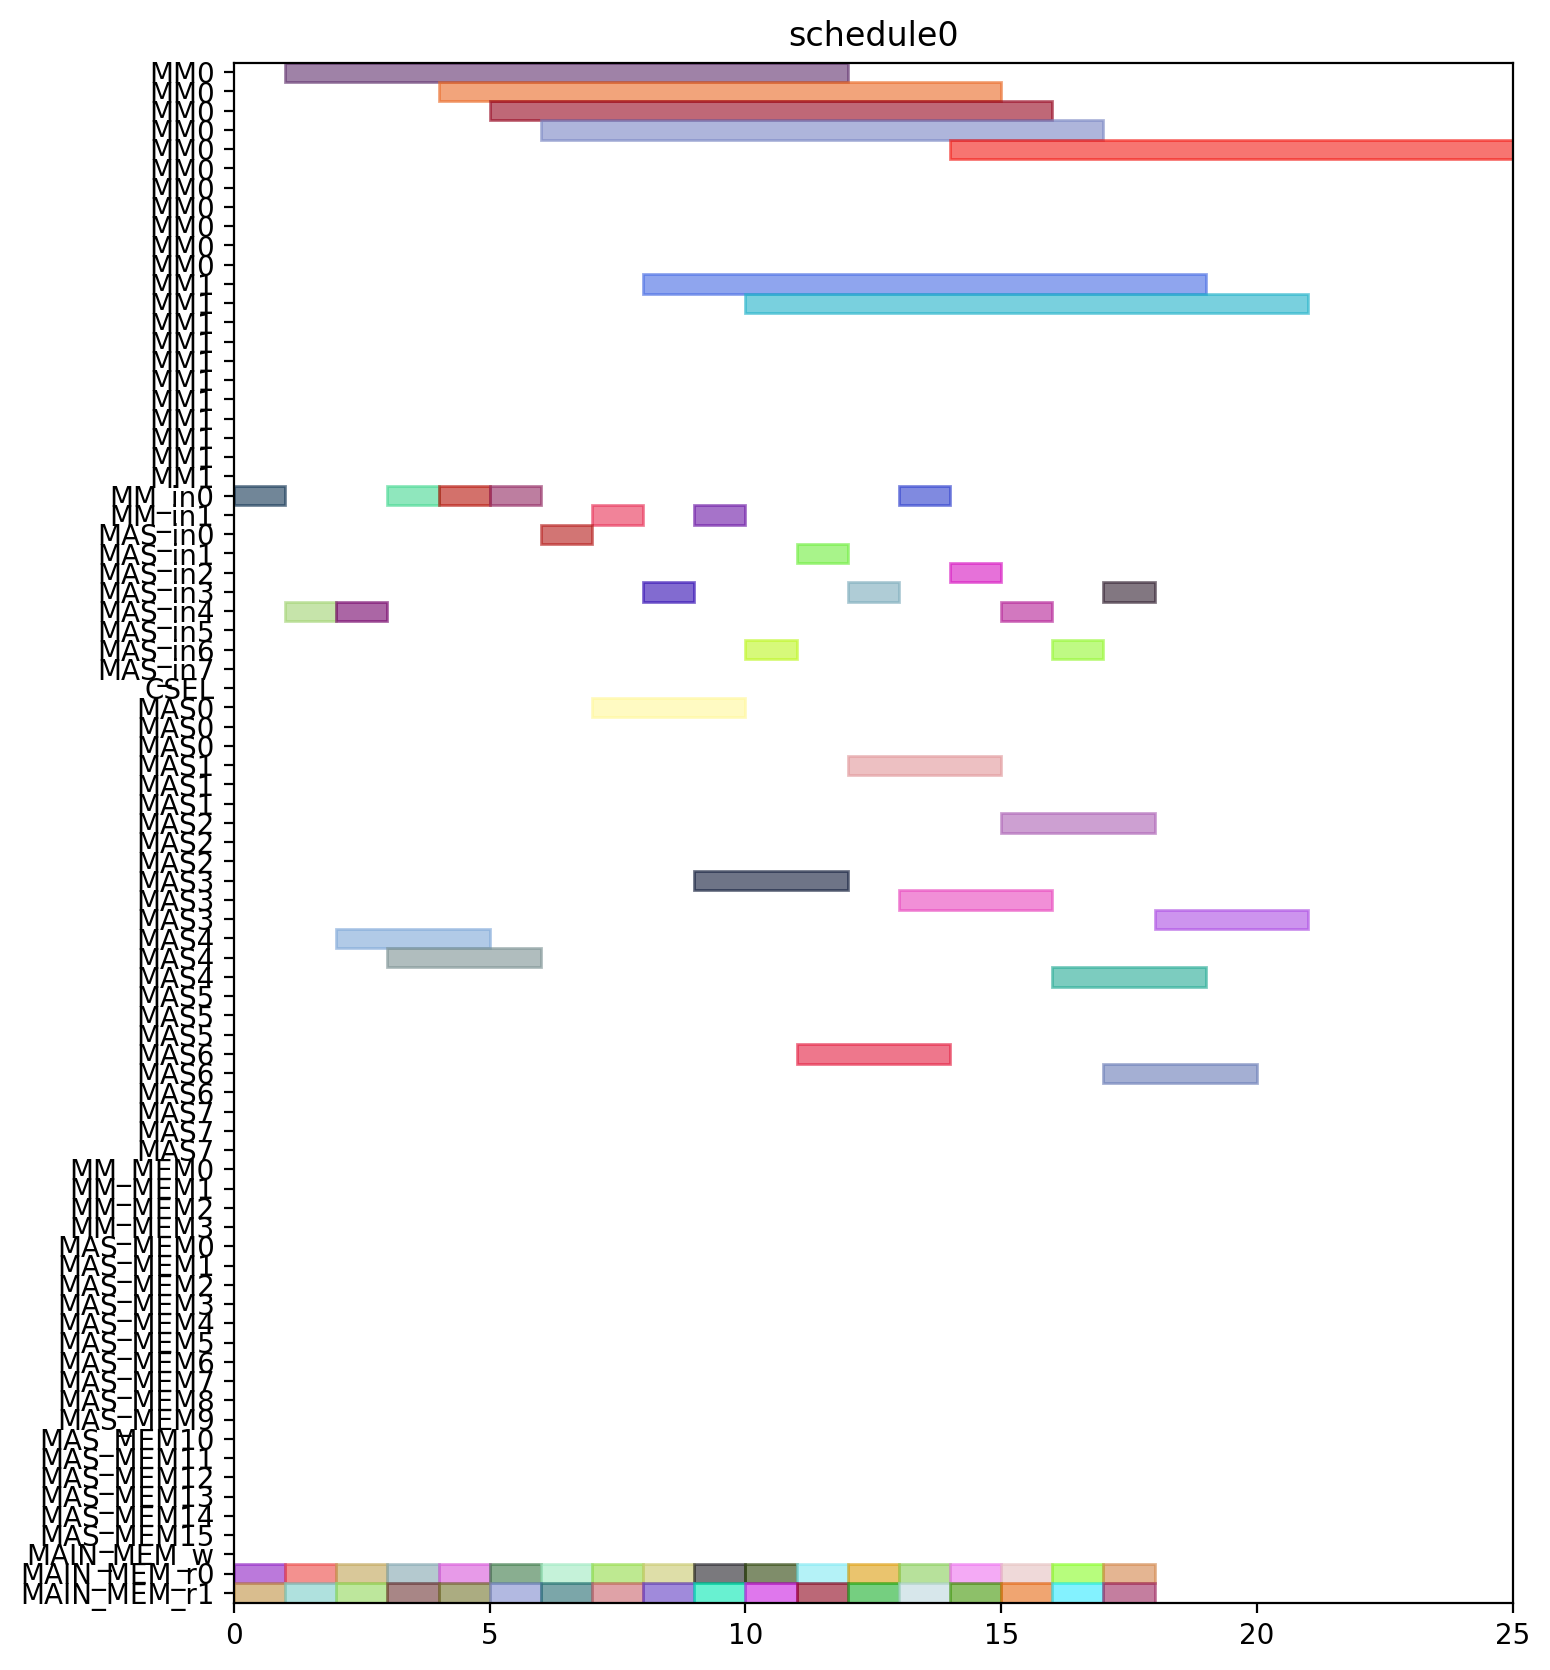

The Python source for this figure:
from pyschedule import Scenario, solvers, plotters, alt


def solve():
	horizon = 120
	S = Scenario("schedule0", horizon=horizon)

	# resource
	MM = S.Resources('MM', num=2, size=11)
	MM_in = S.Resources('MM_in', num=2)
	MAS_in = S.Resources('MAS_in', num=8)
	CSEL = S.Resource('CSEL')
	MAS = S.Resources('MAS', num=8, size=3, periods=range(1, horizon))
	MM_MEM = S.Resources('MM_MEM', num=4)
	MAS_MEM = S.Resources('MAS_MEM', num=16)
	MAIN_MEM_w = S.Resource('MAIN_MEM_w', size=1)
	MAIN_MEM_r = S.Resources('MAIN_MEM_r', num=2)

	# result of previous scheduling

	# new tasks
	t0_t0 = S.Task('t0_t0', length=3, delay_cost=1)
	t0_t0 += alt(MAS)
	t0_t0_in = S.Task('t0_t0_in', length=1, delay_cost=1)
	t0_t0_in += alt(MAS_in)
	S += t0_t0_in*MAS_in[0]<=t0_t0*MAS[0]

	S += t0_t0_in*MAS_in[1]<=t0_t0*MAS[1]

	S += t0_t0_in*MAS_in[2]<=t0_t0*MAS[2]

	S += t0_t0_in*MAS_in[3]<=t0_t0*MAS[3]

	S += t0_t0_in*MAS_in[4]<=t0_t0*MAS[4]

	S += t0_t0_in*MAS_in[5]<=t0_t0*MAS[5]

	S += t0_t0_in*MAS_in[6]<=t0_t0*MAS[6]

	S += t0_t0_in*MAS_in[7]<=t0_t0*MAS[7]

	t0_t0_mem0 = S.Task('t0_t0_mem0', length=1, delay_cost=1)
	t0_t0_mem0 += MAIN_MEM_r[0]
	S += t0_t0_mem0 <= t0_t0

	t0_t0_mem1 = S.Task('t0_t0_mem1', length=1, delay_cost=1)
	t0_t0_mem1 += MAIN_MEM_r[1]
	S += t0_t0_mem1 <= t0_t0

	t0_t1 = S.Task('t0_t1', length=3, delay_cost=1)
	t0_t1 += alt(MAS)
	t0_t1_in = S.Task('t0_t1_in', length=1, delay_cost=1)
	t0_t1_in += alt(MAS_in)
	S += t0_t1_in*MAS_in[0]<=t0_t1*MAS[0]

	S += t0_t1_in*MAS_in[1]<=t0_t1*MAS[1]

	S += t0_t1_in*MAS_in[2]<=t0_t1*MAS[2]

	S += t0_t1_in*MAS_in[3]<=t0_t1*MAS[3]

	S += t0_t1_in*MAS_in[4]<=t0_t1*MAS[4]

	S += t0_t1_in*MAS_in[5]<=t0_t1*MAS[5]

	S += t0_t1_in*MAS_in[6]<=t0_t1*MAS[6]

	S += t0_t1_in*MAS_in[7]<=t0_t1*MAS[7]

	t0_t1_mem0 = S.Task('t0_t1_mem0', length=1, delay_cost=1)
	t0_t1_mem0 += MAIN_MEM_r[0]
	S += t0_t1_mem0 <= t0_t1

	t0_t1_mem1 = S.Task('t0_t1_mem1', length=1, delay_cost=1)
	t0_t1_mem1 += MAIN_MEM_r[1]
	S += t0_t1_mem1 <= t0_t1

	t0_t3 = S.Task('t0_t3', length=11, delay_cost=1)
	t0_t3 += alt(MM)
	t0_t3_in = S.Task('t0_t3_in', length=1, delay_cost=1)
	t0_t3_in += alt(MM_in)
	S += t0_t3_in*MM_in[0]<=t0_t3*MM[0]
	S += t0_t3_in*MM_in[1]<=t0_t3*MM[1]
	t0_t3_mem0 = S.Task('t0_t3_mem0', length=1, delay_cost=1)
	t0_t3_mem0 += MAIN_MEM_r[0]
	S += t0_t3_mem0 <= t0_t3

	t0_t3_mem1 = S.Task('t0_t3_mem1', length=1, delay_cost=1)
	t0_t3_mem1 += MAIN_MEM_r[1]
	S += t0_t3_mem1 <= t0_t3

	t1_t0 = S.Task('t1_t0', length=3, delay_cost=1)
	t1_t0 += alt(MAS)
	t1_t0_in = S.Task('t1_t0_in', length=1, delay_cost=1)
	t1_t0_in += alt(MAS_in)
	S += t1_t0_in*MAS_in[0]<=t1_t0*MAS[0]

	S += t1_t0_in*MAS_in[1]<=t1_t0*MAS[1]

	S += t1_t0_in*MAS_in[2]<=t1_t0*MAS[2]

	S += t1_t0_in*MAS_in[3]<=t1_t0*MAS[3]

	S += t1_t0_in*MAS_in[4]<=t1_t0*MAS[4]

	S += t1_t0_in*MAS_in[5]<=t1_t0*MAS[5]

	S += t1_t0_in*MAS_in[6]<=t1_t0*MAS[6]

	S += t1_t0_in*MAS_in[7]<=t1_t0*MAS[7]

	t1_t0_mem0 = S.Task('t1_t0_mem0', length=1, delay_cost=1)
	t1_t0_mem0 += MAIN_MEM_r[0]
	S += t1_t0_mem0 <= t1_t0

	t1_t0_mem1 = S.Task('t1_t0_mem1', length=1, delay_cost=1)
	t1_t0_mem1 += MAIN_MEM_r[1]
	S += t1_t0_mem1 <= t1_t0

	t1_t1 = S.Task('t1_t1', length=3, delay_cost=1)
	t1_t1 += alt(MAS)
	t1_t1_in = S.Task('t1_t1_in', length=1, delay_cost=1)
	t1_t1_in += alt(MAS_in)
	S += t1_t1_in*MAS_in[0]<=t1_t1*MAS[0]

	S += t1_t1_in*MAS_in[1]<=t1_t1*MAS[1]

	S += t1_t1_in*MAS_in[2]<=t1_t1*MAS[2]

	S += t1_t1_in*MAS_in[3]<=t1_t1*MAS[3]

	S += t1_t1_in*MAS_in[4]<=t1_t1*MAS[4]

	S += t1_t1_in*MAS_in[5]<=t1_t1*MAS[5]

	S += t1_t1_in*MAS_in[6]<=t1_t1*MAS[6]

	S += t1_t1_in*MAS_in[7]<=t1_t1*MAS[7]

	t1_t1_mem0 = S.Task('t1_t1_mem0', length=1, delay_cost=1)
	t1_t1_mem0 += MAIN_MEM_r[0]
	S += t1_t1_mem0 <= t1_t1

	t1_t1_mem1 = S.Task('t1_t1_mem1', length=1, delay_cost=1)
	t1_t1_mem1 += MAIN_MEM_r[1]
	S += t1_t1_mem1 <= t1_t1

	t1_t3 = S.Task('t1_t3', length=11, delay_cost=1)
	t1_t3 += alt(MM)
	t1_t3_in = S.Task('t1_t3_in', length=1, delay_cost=1)
	t1_t3_in += alt(MM_in)
	S += t1_t3_in*MM_in[0]<=t1_t3*MM[0]
	S += t1_t3_in*MM_in[1]<=t1_t3*MM[1]
	t1_t3_mem0 = S.Task('t1_t3_mem0', length=1, delay_cost=1)
	t1_t3_mem0 += MAIN_MEM_r[0]
	S += t1_t3_mem0 <= t1_t3

	t1_t3_mem1 = S.Task('t1_t3_mem1', length=1, delay_cost=1)
	t1_t3_mem1 += MAIN_MEM_r[1]
	S += t1_t3_mem1 <= t1_t3

	t2_t2 = S.Task('t2_t2', length=3, delay_cost=1)
	t2_t2 += alt(MAS)
	t2_t2_in = S.Task('t2_t2_in', length=1, delay_cost=1)
	t2_t2_in += alt(MAS_in)
	S += t2_t2_in*MAS_in[0]<=t2_t2*MAS[0]

	S += t2_t2_in*MAS_in[1]<=t2_t2*MAS[1]

	S += t2_t2_in*MAS_in[2]<=t2_t2*MAS[2]

	S += t2_t2_in*MAS_in[3]<=t2_t2*MAS[3]

	S += t2_t2_in*MAS_in[4]<=t2_t2*MAS[4]

	S += t2_t2_in*MAS_in[5]<=t2_t2*MAS[5]

	S += t2_t2_in*MAS_in[6]<=t2_t2*MAS[6]

	S += t2_t2_in*MAS_in[7]<=t2_t2*MAS[7]

	t2_t2_mem0 = S.Task('t2_t2_mem0', length=1, delay_cost=1)
	t2_t2_mem0 += MAIN_MEM_r[0]
	S += t2_t2_mem0 <= t2_t2

	t2_t2_mem1 = S.Task('t2_t2_mem1', length=1, delay_cost=1)
	t2_t2_mem1 += MAIN_MEM_r[1]
	S += t2_t2_mem1 <= t2_t2

	t5_t0 = S.Task('t5_t0', length=11, delay_cost=1)
	t5_t0 += alt(MM)
	t5_t0_in = S.Task('t5_t0_in', length=1, delay_cost=1)
	t5_t0_in += alt(MM_in)
	S += t5_t0_in*MM_in[0]<=t5_t0*MM[0]
	S += t5_t0_in*MM_in[1]<=t5_t0*MM[1]
	t5_t0_mem0 = S.Task('t5_t0_mem0', length=1, delay_cost=1)
	t5_t0_mem0 += MAIN_MEM_r[0]
	S += t5_t0_mem0 <= t5_t0

	t5_t0_mem1 = S.Task('t5_t0_mem1', length=1, delay_cost=1)
	t5_t0_mem1 += MAIN_MEM_r[1]
	S += t5_t0_mem1 <= t5_t0

	t5_t1 = S.Task('t5_t1', length=11, delay_cost=1)
	t5_t1 += alt(MM)
	t5_t1_in = S.Task('t5_t1_in', length=1, delay_cost=1)
	t5_t1_in += alt(MM_in)
	S += t5_t1_in*MM_in[0]<=t5_t1*MM[0]
	S += t5_t1_in*MM_in[1]<=t5_t1*MM[1]
	t5_t1_mem0 = S.Task('t5_t1_mem0', length=1, delay_cost=1)
	t5_t1_mem0 += MAIN_MEM_r[0]
	S += t5_t1_mem0 <= t5_t1

	t5_t1_mem1 = S.Task('t5_t1_mem1', length=1, delay_cost=1)
	t5_t1_mem1 += MAIN_MEM_r[1]
	S += t5_t1_mem1 <= t5_t1

	t5_t2 = S.Task('t5_t2', length=3, delay_cost=1)
	t5_t2 += alt(MAS)
	t5_t2_in = S.Task('t5_t2_in', length=1, delay_cost=1)
	t5_t2_in += alt(MAS_in)
	S += t5_t2_in*MAS_in[0]<=t5_t2*MAS[0]

	S += t5_t2_in*MAS_in[1]<=t5_t2*MAS[1]

	S += t5_t2_in*MAS_in[2]<=t5_t2*MAS[2]

	S += t5_t2_in*MAS_in[3]<=t5_t2*MAS[3]

	S += t5_t2_in*MAS_in[4]<=t5_t2*MAS[4]

	S += t5_t2_in*MAS_in[5]<=t5_t2*MAS[5]

	S += t5_t2_in*MAS_in[6]<=t5_t2*MAS[6]

	S += t5_t2_in*MAS_in[7]<=t5_t2*MAS[7]

	t5_t2_mem0 = S.Task('t5_t2_mem0', length=1, delay_cost=1)
	t5_t2_mem0 += MAIN_MEM_r[0]
	S += t5_t2_mem0 <= t5_t2

	t5_t2_mem1 = S.Task('t5_t2_mem1', length=1, delay_cost=1)
	t5_t2_mem1 += MAIN_MEM_r[1]
	S += t5_t2_mem1 <= t5_t2

	t5_t3 = S.Task('t5_t3', length=3, delay_cost=1)
	t5_t3 += alt(MAS)
	t5_t3_in = S.Task('t5_t3_in', length=1, delay_cost=1)
	t5_t3_in += alt(MAS_in)
	S += t5_t3_in*MAS_in[0]<=t5_t3*MAS[0]

	S += t5_t3_in*MAS_in[1]<=t5_t3*MAS[1]

	S += t5_t3_in*MAS_in[2]<=t5_t3*MAS[2]

	S += t5_t3_in*MAS_in[3]<=t5_t3*MAS[3]

	S += t5_t3_in*MAS_in[4]<=t5_t3*MAS[4]

	S += t5_t3_in*MAS_in[5]<=t5_t3*MAS[5]

	S += t5_t3_in*MAS_in[6]<=t5_t3*MAS[6]

	S += t5_t3_in*MAS_in[7]<=t5_t3*MAS[7]

	t5_t3_mem0 = S.Task('t5_t3_mem0', length=1, delay_cost=1)
	t5_t3_mem0 += MAIN_MEM_r[0]
	S += t5_t3_mem0 <= t5_t3

	t5_t3_mem1 = S.Task('t5_t3_mem1', length=1, delay_cost=1)
	t5_t3_mem1 += MAIN_MEM_r[1]
	S += t5_t3_mem1 <= t5_t3

	t7_t0 = S.Task('t7_t0', length=3, delay_cost=1)
	t7_t0 += alt(MAS)
	t7_t0_in = S.Task('t7_t0_in', length=1, delay_cost=1)
	t7_t0_in += alt(MAS_in)
	S += t7_t0_in*MAS_in[0]<=t7_t0*MAS[0]

	S += t7_t0_in*MAS_in[1]<=t7_t0*MAS[1]

	S += t7_t0_in*MAS_in[2]<=t7_t0*MAS[2]

	S += t7_t0_in*MAS_in[3]<=t7_t0*MAS[3]

	S += t7_t0_in*MAS_in[4]<=t7_t0*MAS[4]

	S += t7_t0_in*MAS_in[5]<=t7_t0*MAS[5]

	S += t7_t0_in*MAS_in[6]<=t7_t0*MAS[6]

	S += t7_t0_in*MAS_in[7]<=t7_t0*MAS[7]

	t7_t0_mem0 = S.Task('t7_t0_mem0', length=1, delay_cost=1)
	t7_t0_mem0 += MAIN_MEM_r[0]
	S += t7_t0_mem0 <= t7_t0

	t7_t0_mem1 = S.Task('t7_t0_mem1', length=1, delay_cost=1)
	t7_t0_mem1 += MAIN_MEM_r[1]
	S += t7_t0_mem1 <= t7_t0

	t7_t1 = S.Task('t7_t1', length=3, delay_cost=1)
	t7_t1 += alt(MAS)
	t7_t1_in = S.Task('t7_t1_in', length=1, delay_cost=1)
	t7_t1_in += alt(MAS_in)
	S += t7_t1_in*MAS_in[0]<=t7_t1*MAS[0]

	S += t7_t1_in*MAS_in[1]<=t7_t1*MAS[1]

	S += t7_t1_in*MAS_in[2]<=t7_t1*MAS[2]

	S += t7_t1_in*MAS_in[3]<=t7_t1*MAS[3]

	S += t7_t1_in*MAS_in[4]<=t7_t1*MAS[4]

	S += t7_t1_in*MAS_in[5]<=t7_t1*MAS[5]

	S += t7_t1_in*MAS_in[6]<=t7_t1*MAS[6]

	S += t7_t1_in*MAS_in[7]<=t7_t1*MAS[7]

	t7_t1_mem0 = S.Task('t7_t1_mem0', length=1, delay_cost=1)
	t7_t1_mem0 += MAIN_MEM_r[0]
	S += t7_t1_mem0 <= t7_t1

	t7_t1_mem1 = S.Task('t7_t1_mem1', length=1, delay_cost=1)
	t7_t1_mem1 += MAIN_MEM_r[1]
	S += t7_t1_mem1 <= t7_t1

	t7_t3 = S.Task('t7_t3', length=11, delay_cost=1)
	t7_t3 += alt(MM)
	t7_t3_in = S.Task('t7_t3_in', length=1, delay_cost=1)
	t7_t3_in += alt(MM_in)
	S += t7_t3_in*MM_in[0]<=t7_t3*MM[0]
	S += t7_t3_in*MM_in[1]<=t7_t3*MM[1]
	t7_t3_mem0 = S.Task('t7_t3_mem0', length=1, delay_cost=1)
	t7_t3_mem0 += MAIN_MEM_r[0]
	S += t7_t3_mem0 <= t7_t3

	t7_t3_mem1 = S.Task('t7_t3_mem1', length=1, delay_cost=1)
	t7_t3_mem1 += MAIN_MEM_r[1]
	S += t7_t3_mem1 <= t7_t3

	t10_t0 = S.Task('t10_t0', length=11, delay_cost=1)
	t10_t0 += alt(MM)
	t10_t0_in = S.Task('t10_t0_in', length=1, delay_cost=1)
	t10_t0_in += alt(MM_in)
	S += t10_t0_in*MM_in[0]<=t10_t0*MM[0]
	S += t10_t0_in*MM_in[1]<=t10_t0*MM[1]
	t10_t0_mem0 = S.Task('t10_t0_mem0', length=1, delay_cost=1)
	t10_t0_mem0 += MAIN_MEM_r[0]
	S += t10_t0_mem0 <= t10_t0

	t10_t0_mem1 = S.Task('t10_t0_mem1', length=1, delay_cost=1)
	t10_t0_mem1 += MAIN_MEM_r[1]
	S += t10_t0_mem1 <= t10_t0

	t10_t1 = S.Task('t10_t1', length=11, delay_cost=1)
	t10_t1 += alt(MM)
	t10_t1_in = S.Task('t10_t1_in', length=1, delay_cost=1)
	t10_t1_in += alt(MM_in)
	S += t10_t1_in*MM_in[0]<=t10_t1*MM[0]
	S += t10_t1_in*MM_in[1]<=t10_t1*MM[1]
	t10_t1_mem0 = S.Task('t10_t1_mem0', length=1, delay_cost=1)
	t10_t1_mem0 += MAIN_MEM_r[0]
	S += t10_t1_mem0 <= t10_t1

	t10_t1_mem1 = S.Task('t10_t1_mem1', length=1, delay_cost=1)
	t10_t1_mem1 += MAIN_MEM_r[1]
	S += t10_t1_mem1 <= t10_t1

	t10_t2 = S.Task('t10_t2', length=3, delay_cost=1)
	t10_t2 += alt(MAS)
	t10_t2_in = S.Task('t10_t2_in', length=1, delay_cost=1)
	t10_t2_in += alt(MAS_in)
	S += t10_t2_in*MAS_in[0]<=t10_t2*MAS[0]

	S += t10_t2_in*MAS_in[1]<=t10_t2*MAS[1]

	S += t10_t2_in*MAS_in[2]<=t10_t2*MAS[2]

	S += t10_t2_in*MAS_in[3]<=t10_t2*MAS[3]

	S += t10_t2_in*MAS_in[4]<=t10_t2*MAS[4]

	S += t10_t2_in*MAS_in[5]<=t10_t2*MAS[5]

	S += t10_t2_in*MAS_in[6]<=t10_t2*MAS[6]

	S += t10_t2_in*MAS_in[7]<=t10_t2*MAS[7]

	t10_t2_mem0 = S.Task('t10_t2_mem0', length=1, delay_cost=1)
	t10_t2_mem0 += MAIN_MEM_r[0]
	S += t10_t2_mem0 <= t10_t2

	t10_t2_mem1 = S.Task('t10_t2_mem1', length=1, delay_cost=1)
	t10_t2_mem1 += MAIN_MEM_r[1]
	S += t10_t2_mem1 <= t10_t2

	t10_t3 = S.Task('t10_t3', length=3, delay_cost=1)
	t10_t3 += alt(MAS)
	t10_t3_in = S.Task('t10_t3_in', length=1, delay_cost=1)
	t10_t3_in += alt(MAS_in)
	S += t10_t3_in*MAS_in[0]<=t10_t3*MAS[0]

	S += t10_t3_in*MAS_in[1]<=t10_t3*MAS[1]

	S += t10_t3_in*MAS_in[2]<=t10_t3*MAS[2]

	S += t10_t3_in*MAS_in[3]<=t10_t3*MAS[3]

	S += t10_t3_in*MAS_in[4]<=t10_t3*MAS[4]

	S += t10_t3_in*MAS_in[5]<=t10_t3*MAS[5]

	S += t10_t3_in*MAS_in[6]<=t10_t3*MAS[6]

	S += t10_t3_in*MAS_in[7]<=t10_t3*MAS[7]

	t10_t3_mem0 = S.Task('t10_t3_mem0', length=1, delay_cost=1)
	t10_t3_mem0 += MAIN_MEM_r[0]
	S += t10_t3_mem0 <= t10_t3

	t10_t3_mem1 = S.Task('t10_t3_mem1', length=1, delay_cost=1)
	t10_t3_mem1 += MAIN_MEM_r[1]
	S += t10_t3_mem1 <= t10_t3

	solvers.mip.solve(S,msg=1,kind='CPLEX',ratio_gap=1.01)

	solution = [['hoge']*len(S.solution()[1]) for i in range(len(S.solution()))]
	for i in range(len(S.solution())):
		for j in range(len(S.solution()[i])):
			solution[i][j]=str(S.solution()[i][j])
	print(solution)

	cycles = int(solution[-1][3])

	pic_file_name = "/mnt/rose/usr1/fukuda/ABE/multiRAM_multiMAS_16mux/scheduling_result/stage11MM2_stage3MAS8/EP2_DBL_w_EVAL/schedule0.png"
	if(S.solution() != []):
		plotters.matplotlib.plot(S,img_filename=pic_file_name, show_task_labels=False, fig_size=(cycles*0.25+3, 10))

	return solution
